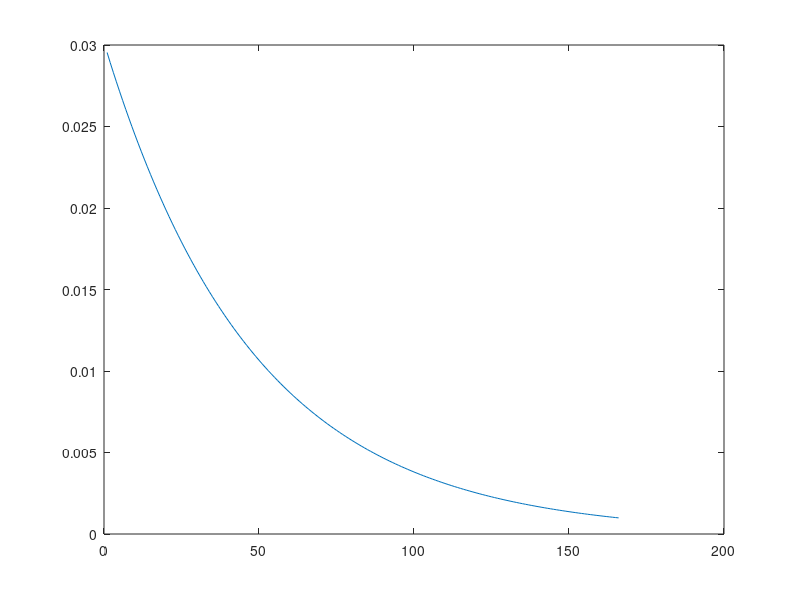

The MATLAB script that drew this image:
clear all;
clc;

% Numerics
t=0; dt=0.01; tf=1;
NL=[]; k=250; JJ=[];
delta=0.001;
% Initial guess
z0=[0;0;0;0.1;0.1;0.1];
G=100;
G_STOR=[];
% Gradient descent step size
gamma=0.01;

while (G>delta)
    Z=[]; J=0; i=0; z=z0;
    while (t<=tf);  % solve for z forward in time
        Z=[Z,z]; 
        u1=-z(4)+z(6)*z(2);
        u2=-z(5)-z(6)*z(1);
        dz=[u1;u2;z(1)*u2-z(2)*u1;-u2*z(6);u1*z(6);0];
        %meu=[-lambda(3)*u2;lambda(3)*u1;0;0;0;lambda(4)*u2+lambda(5)*u1]
        %meu=meu+dt.*dmeu
        z=z+dt.*dz; % forward Euler
        t=t+dt; i=i+1;
    end;
    G=(z(4))^2+(z(5))^2+(z(6)+2*z(3))^2;
    t=tf; 
%     meu=[0;0;-z(3);0.25;0.25;0.2];
%     meu=[0;0;z(3)*2+z(6);z(4);z(5);z(6)];
    meu=[0;0;z(3)*2+z(6);z(4);z(5);z(3)*2+z(6)];
    while (t>=0);   % solve for meu backwards in time
        u1=-z(4)+z(6)*z(2);
        u2=-z(5)-z(6)*z(1);
        dmeu=[-meu(3)*u2;meu(3)*u1;0;0;0;meu(4)*u2+meu(5)*u1];
        meu=meu-dt.*dmeu;% backwards Euler
        t=t-dt; 
        z=Z(:,i);
        i=i-1;
    end;
    z0=z0-gamma.*meu;
    z0=[0;0;0;z0(4:6)]
    G_STOR = [G_STOR G];
end;

plot(G_STOR);
